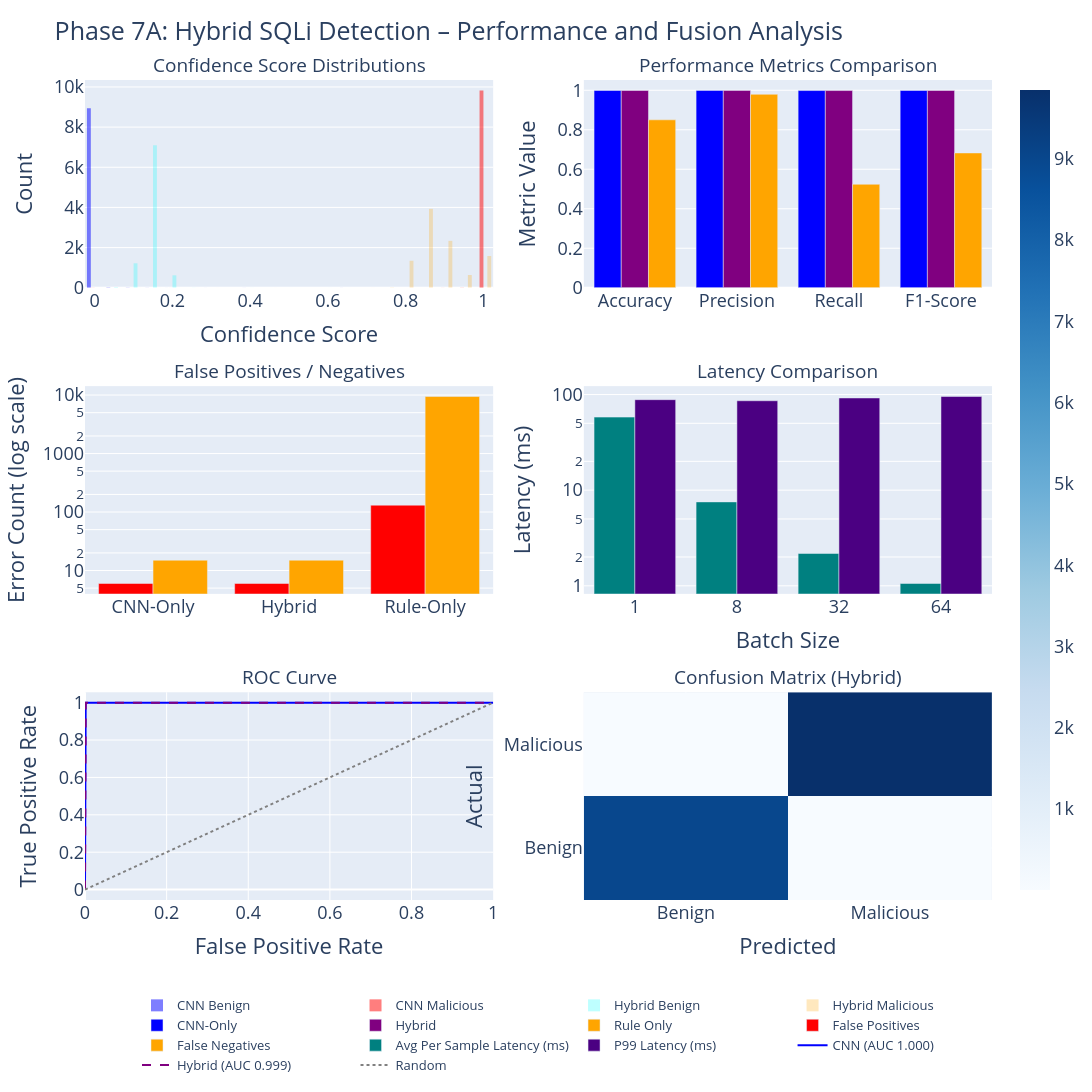

The cell this chart's notebook holds for it:
### Code cell
import plotly.graph_objs as go
import plotly.subplots as sp
import numpy as np
import pandas as pd

perf_path = PHASE7A_DIR / 'detector_performance_comparison.csv'
lat_path = PHASE7A_DIR / 'fusion_model_latency_benchmark.csv'
perf = pd.read_csv(perf_path)
lat_bench = pd.read_csv(lat_path)

def safe_get_single_value(df, condition_str, column):
    filtered = df[df['Detector'].str.contains(condition_str, case=False, na=False)]
    if len(filtered) == 0:
        raise ValueError(f"No detectors matching '{condition_str}'")
    return filtered.iloc[0][column]

fp_cnn = int(safe_get_single_value(perf, 'cnn-only', 'FP'))
fn_cnn = int(safe_get_single_value(perf, 'cnn-only', 'FN'))
fp_hybrid = int(safe_get_single_value(perf, 'hybrid', 'FP'))
fn_hybrid = int(safe_get_single_value(perf, 'hybrid', 'FN'))
fp_rule = int(safe_get_single_value(perf, 'rule-only', 'FP'))
fn_rule = int(safe_get_single_value(perf, 'rule-only', 'FN'))

metrics = ['Accuracy', 'Precision', 'Recall', 'F1-Score']
metric_vals_cnn = perf.loc[perf['Detector'].str.contains('cnn-only', case=False), metrics].values[0]
metric_vals_hybrid = perf.loc[perf['Detector'].str.contains('hybrid', case=False), metrics].values[0]
metric_vals_rule = perf.loc[perf['Detector'].str.contains('rule-only', case=False), metrics].values[0]

cnn_confidence = y_pred_proba
hybrid_confidence = (0.7 * cnn_confidence + 0.3 * rule_confidence_simulated)
hybrid_binary = (hybrid_confidence >= 0.5).astype(int)

fig = sp.make_subplots(
    rows=3, cols=2,
    subplot_titles=[
        "Confidence Score Distributions",
        "Performance Metrics Comparison",
        "False Positives / Negatives",
        "Latency Comparison",
        "ROC Curve",
        "Confusion Matrix (Hybrid)"
    ],
    vertical_spacing=0.12,
    horizontal_spacing=0.10
)

fig.add_trace(go.Histogram(
    x=cnn_confidence[y_test==0], nbinsx=40, name="CNN Benign", opacity=0.5, marker_color='blue'), row=1, col=1)
fig.add_trace(go.Histogram(
    x=cnn_confidence[y_test==1], nbinsx=40, name="CNN Malicious", opacity=0.5, marker_color='red'), row=1, col=1)
fig.add_trace(go.Histogram(
    x=hybrid_confidence[y_test==0], nbinsx=40, name="Hybrid Benign", opacity=0.25, marker_color='cyan'), row=1, col=1)
fig.add_trace(go.Histogram(
    x=hybrid_confidence[y_test==1], nbinsx=40, name="Hybrid Malicious", opacity=0.25, marker_color='orange'), row=1, col=1)
fig.update_xaxes(title_text="Confidence Score", row=1, col=1)
fig.update_yaxes(title_text="Count", row=1, col=1)

fig.add_trace(go.Bar(x=metrics, y=metric_vals_cnn, name="CNN-Only", marker_color='blue'), row=1, col=2)
fig.add_trace(go.Bar(x=metrics, y=metric_vals_hybrid, name="Hybrid", marker_color='purple'), row=1, col=2)
fig.add_trace(go.Bar(x=metrics, y=metric_vals_rule, name="Rule Only", marker_color='orange'), row=1, col=2)
fig.update_yaxes(title_text="Metric Value", row=1, col=2)
fig.update_xaxes(tickmode='array', tickvals=metrics, tickangle=0,row=1, col=2)

labels = ['CNN-Only', 'Hybrid', 'Rule-Only']
fig.add_trace(go.Bar(x=labels, y=[fp_cnn, fp_hybrid, fp_rule], name="False Positives", marker_color='red'),
              row=2, col=1)
fig.add_trace(go.Bar(x=labels, y=[fn_cnn, fn_hybrid, fn_rule], name="False Negatives", marker_color='orange'),
              row=2, col=1)
fig.update_yaxes(type='log', title_text="Error Count (log scale)", row=2, col=1)
fig.update_xaxes(tickangle=0, row=2, col=1)

fig.add_trace(go.Bar(x=lat_bench['Batch Size'].astype(str), y=lat_bench['Per Sample (ms)'],
                     name="Avg Per Sample Latency (ms)", marker_color='teal'), row=2, col=2)
if 'P99 (ms)' in lat_bench.columns:
    fig.add_trace(go.Bar(x=lat_bench['Batch Size'].astype(str), y=lat_bench['P99 (ms)'],
                         name="P99 Latency (ms)", marker_color='indigo'), row=2, col=2)
fig.update_xaxes(title_text="Batch Size", row=2, col=2)
fig.update_yaxes(title_text="Latency (ms)", type='log', row=2, col=2)

from sklearn.metrics import roc_curve, auc, confusion_matrix
fpr_cnn, tpr_cnn, _ = roc_curve(y_test, cnn_confidence)
fpr_hybrid, tpr_hybrid, _ = roc_curve(y_test, hybrid_confidence)
fig.add_trace(go.Scatter(x=fpr_cnn, y=tpr_cnn, mode='lines', name=f"CNN (AUC {auc(fpr_cnn,tpr_cnn):.3f})",
                         line=dict(color='blue')), row=3, col=1)
fig.add_trace(go.Scatter(x=fpr_hybrid, y=tpr_hybrid, mode='lines', name=f"Hybrid (AUC {auc(fpr_hybrid,tpr_hybrid):.3f})",
                         line=dict(color='purple', dash='dash')), row=3, col=1)
fig.add_trace(go.Scatter(x=[0,1], y=[0,1], mode='lines', name='Random', line=dict(color='gray', dash='dot')), row=3, col=1)
fig.update_xaxes(title_text="False Positive Rate", row=3, col=1)
fig.update_yaxes(title_text="True Positive Rate", row=3, col=1)

cm = confusion_matrix(y_test, hybrid_binary)
fig.add_trace(go.Heatmap(z=cm, x=['Benign', 'Malicious'], y=['Benign', 'Malicious'],
                         colorscale='Blues', showscale=True), row=3, col=2)
fig.update_xaxes(title_text="Predicted", row=3, col=2)
fig.update_yaxes(title_text="Actual", row=3, col=2)

fig.update_layout(
    height=1100, width=1700,
    title_text="Phase 7A: Hybrid SQLi Detection – Performance and Fusion Analysis",
    showlegend=True,
    barmode='group',
    legend=dict(
        orientation='h',
        yanchor='bottom',
        y=-0.22,
        xanchor='center',
        x=0.5,
        font=dict(size=13)
    ),
    font=dict(size=18),
    margin=dict(t=80, b=120, l=70, r=50)
)

for i in range(1, 7):
    fig['layout'][f'annotations'][i-1]['font'] = dict(size=19)

fig.show()

print("PHASE 7A VISUALIZATIONS – FIXED SPACING, NO OVERLAP, CLEAN LAYOUT")

### Figure 1 — Plotly figure (JSON) as saved in the notebook; plotly's stock layout.template omitted (floating-point values rounded to 4 significant figures; data arrays with more than 128 entries replaced by an {"elided": "..."} marker saying what was removed)
{"data": [{"marker": {"color": "blue"}, "name": "CNN Benign", "nbinsx": 40, "opacity": 0.5, "type": "histogram", "x": {"elided": "8987 float values"}, "xaxis": "x", "yaxis": "y"}, {"marker": {"color": "red"}, "name": "CNN Malicious", "nbinsx": 40, "opacity": 0.5, "type": "histogram", "x": {"elided": "9860 float values"}, "xaxis": "x", "yaxis": "y"}, {"marker": {"color": "cyan"}, "name": "Hybrid Benign", "nbinsx": 40, "opacity": 0.25, "type": "histogram", "x": {"elided": "8987 float values"}, "xaxis": "x", "yaxis": "y"}, {"marker": {"color": "orange"}, "name": "Hybrid Malicious", "nbinsx": 40, "opacity": 0.25, "type": "histogram", "x": {"elided": "9860 float values"}, "xaxis": "x", "yaxis": "y"}, {"marker": {"color": "blue"}, "name": "CNN-Only", "type": "bar", "x": ["Accuracy", "Precision", "Recall", "F1-Score"], "xaxis": "x2", "y": [0.9989, 0.9994, 0.9985, 0.9989], "yaxis": "y2"}, {"marker": {"color": "purple"}, "name": "Hybrid", "type": "bar", "x": ["Accuracy", "Precision", "Recall", "F1-Score"], "xaxis": "x2", "y": [0.9989, 0.9994, 0.9985, 0.9989], "yaxis": "y2"}, {"marker": {"color": "orange"}, "name": "Rule Only", "type": "bar", "x": ["Accuracy", "Precision", "Recall", "F1-Score"], "xaxis": "x2", "y": [0.8503, 0.9796, 0.5239, 0.6826], "yaxis": "y2"}, {"marker": {"color": "red"}, "name": "False Positives", "type": "bar", "x": ["CNN-Only", "Hybrid", "Rule-Only"], "xaxis": "x3", "y": [6, 6, 131], "yaxis": "y3"}, {"marker": {"color": "orange"}, "name": "False Negatives", "type": "bar", "x": ["CNN-Only", "Hybrid", "Rule-Only"], "xaxis": "x3", "y": [15, 15, 9447], "yaxis": "y3"}, {"marker": {"color": "teal"}, "name": "Avg Per Sample Latency (ms)", "type": "bar", "x": ["1", "8", "32", "64"], "xaxis": "x4", "y": [58.06, 7.538, 2.177, 1.057], "yaxis": "y4"}, {"marker": {"color": "indigo"}, "name": "P99 Latency (ms)", "type": "bar", "x": ["1", "8", "32", "64"], "xaxis": "x4", "y": [88.34, 86.07, 92.02, 95.33], "yaxis": "y4"}, {"line": {"color": "blue"}, "mode": "lines", "name": "CNN (AUC 1.000)", "type": "scatter", "x": {"elided": "266 float values"}, "xaxis": "x5", "y": {"elided": "266 float values"}, "yaxis": "y5"}, {"line": {"color": "purple", "dash": "dash"}, "mode": "lines", "name": "Hybrid (AUC 0.999)", "type": "scatter", "x": {"elided": "180 float values"}, "xaxis": "x5", "y": {"elided": "180 float values"}, "yaxis": "y5"}, {"line": {"color": "gray", "dash": "dot"}, "mode": "lines", "name": "Random", "type": "scatter", "x": [0, 1], "xaxis": "x5", "y": [0, 1], "yaxis": "y5"}, {"colorscale": [[0, "rgb(247,251,255)"], [0.125, "rgb(222,235,247)"], [0.25, "rgb(198,219,239)"], [0.375, "rgb(158,202,225)"], [0.5, "rgb(107,174,214)"], [0.625, "rgb(66,146,198)"], [0.75, "rgb(33,113,181)"], [0.875, "rgb(8,81,156)"], [1, "rgb(8,48,107)"]], "showscale": true, "type": "heatmap", "x": ["Benign", "Malicious"], "xaxis": "x6", "y": ["Benign", "Malicious"], "yaxis": "y6", "z": [[8981, 6], [15, 9845]]}], "layout": {"annotations": [{"font": {"size": 19}, "showarrow": false, "text": "Confidence Score Distributions", "x": 0.225, "xanchor": "center", "xref": "paper", "y": 1, "yanchor": "bottom", "yref": "paper"}, {"font": {"size": 19}, "showarrow": false, "text": "Performance Metrics Comparison", "x": 0.775, "xanchor": "center", "xref": "paper", "y": 1, "yanchor": "bottom", "yref": "paper"}, {"font": {"size": 19}, "showarrow": false, "text": "False Positives / Negatives", "x": 0.225, "xanchor": "center", "xref": "paper", "y": 0.6267, "yanchor": "bottom", "yref": "paper"}, {"font": {"size": 19}, "showarrow": false, "text": "Latency Comparison", "x": 0.775, "xanchor": "center", "xref": "paper", "y": 0.6267, "yanchor": "bottom", "yref": "paper"}, {"font": {"size": 19}, "showarrow": false, "text": "ROC Curve", "x": 0.225, "xanchor": "center", "xref": "paper", "y": 0.2533, "yanchor": "bottom", "yref": "paper"}, {"font": {"size": 19}, "showarrow": false, "text": "Confusion Matrix (Hybrid)", "x": 0.775, "xanchor": "center", "xref": "paper", "y": 0.2533, "yanchor": "bottom", "yref": "paper"}], "barmode": "group", "font": {"size": 18}, "height": 1100, "legend": {"font": {"size": 13}, "orientation": "h", "x": 0.5, "xanchor": "center", "y": -0.22, "yanchor": "bottom"}, "margin": {"b": 120, "l": 70, "r": 50, "t": 80}, "showlegend": true, "title": {"text": "Phase 7A: Hybrid SQLi Detection – Performance and Fusion Analysis"}, "width": 1700, "xaxis": {"anchor": "y", "domain": [0, 0.45], "title": {"text": "Confidence Score"}}, "xaxis2": {"anchor": "y2", "domain": [0.55, 1], "tickangle": 0, "tickmode": "array", "tickvals": ["Accuracy", "Precision", "Recall", "F1-Score"]}, "xaxis3": {"anchor": "y3", "domain": [0, 0.45], "tickangle": 0}, "xaxis4": {"anchor": "y4", "domain": [0.55, 1], "title": {"text": "Batch Size"}}, "xaxis5": {"anchor": "y5", "domain": [0, 0.45], "title": {"text": "False Positive Rate"}}, "xaxis6": {"anchor": "y6", "domain": [0.55, 1], "title": {"text": "Predicted"}}, "yaxis": {"anchor": "x", "domain": [0.7467, 1], "title": {"text": "Count"}}, "yaxis2": {"anchor": "x2", "domain": [0.7467, 1], "title": {"text": "Metric Value"}}, "yaxis3": {"anchor": "x3", "domain": [0.3733, 0.6267], "title": {"text": "Error Count (log scale)"}, "type": "log"}, "yaxis4": {"anchor": "x4", "domain": [0.3733, 0.6267], "title": {"text": "Latency (ms)"}, "type": "log"}, "yaxis5": {"anchor": "x5", "domain": [0, 0.2533], "title": {"text": "True Positive Rate"}}, "yaxis6": {"anchor": "x6", "domain": [0, 0.2533], "title": {"text": "Actual"}}}}
